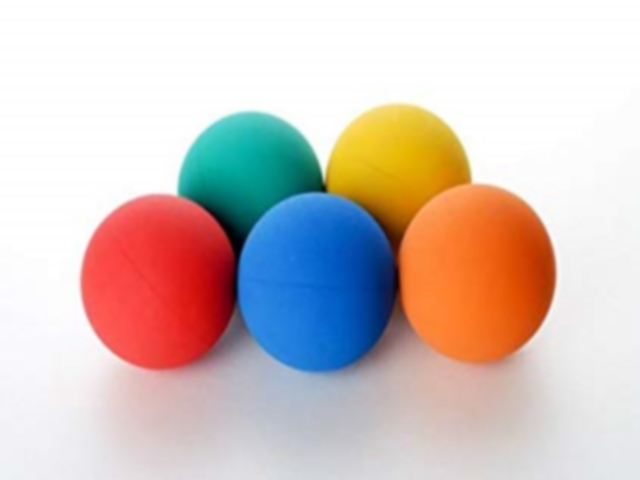
#> input picture circle_hough_transform/1-bright.jpg, 640 x 480 px
$ python b_bright_red.py
#> lines starting #> are read from the running program, lines starting #| are printed output that depends on the picture; after the words box and inside, x2 and y2 are one past the last pixel; in counts of white or black regions, pixels touching at a corner belong together
#!/usr/bin/env python2
# -*- coding: utf-8 -*-

# setting up modules used in the program
from matplotlib import pyplot as plt
import numpy as np
import imutils
import glob
import time
import cv2
import os

# source 1: https://www.learnopencv.com/color-spaces-in-opencv-cpp-python/
# source 2: https://github.com/spmallick/learnopencv/tree/master/ColorSpaces/
# source 3: https://docs.opencv.org/3.4.1/df/d9d/tutorial_py_colorspaces.html/
# source 4: https://www.pyimagesearch.com/2015/09/14/ball-tracking-with-opencv/

# clear the screen
os.system("cls")
# load image into array
img = cv2.imread("1-bright.jpg", 3)
#> img is the input picture: shape (480, 640, 3); mean B, G, R 192.1, 196.1, 210.8
# record the start time
start = time.time()
# convert image to ycrcb colouring
ycrcb = cv2.cvtColor(img, cv2.COLOR_BGR2YCrCb)
#> ycrcb: shape (480, 640, 3); mean of channels 0, 1, 2 200, 135.7, 123.5
# minimum red color range in ycrcb colouring
lower_red = np.array([ 10, 180,  90])
# maximum red color range in ycrcb colouring
upper_red = np.array([145, 230, 115])
# mask all colour except red
mask = cv2.inRange(ycrcb, lower_red, upper_red)
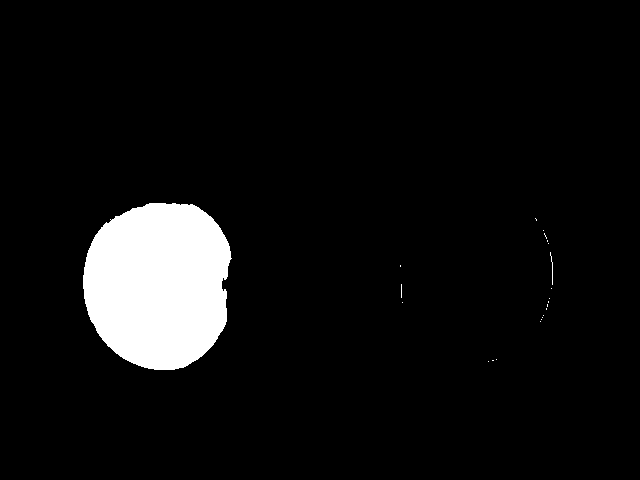
#> mask: shape (480, 640); 6.5% white; 22 white regions (20 under 20 px), largest, box (x1, y1, x2, y2) and area: (83, 203, 232, 370) 19896, (550, 252, 553, 285) 33
# erode outer pixels of an object in mask
mask = cv2.erode(mask, None, iterations = 2)
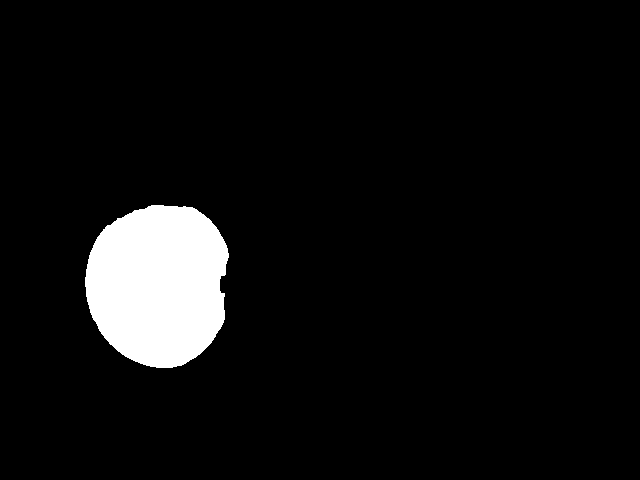
#> mask: shape (480, 640); 6.1% white; 1 white region, box (x1, y1, x2, y2) and area: (85, 205, 229, 368) 18605
# dilate outer pixels of an object in mask
mask = cv2.dilate(mask, None, iterations = 2)
#> mask: shape (480, 640); 6.5% white; 1 white region
# append with color
res = cv2.bitwise_and(img,img, mask= mask)
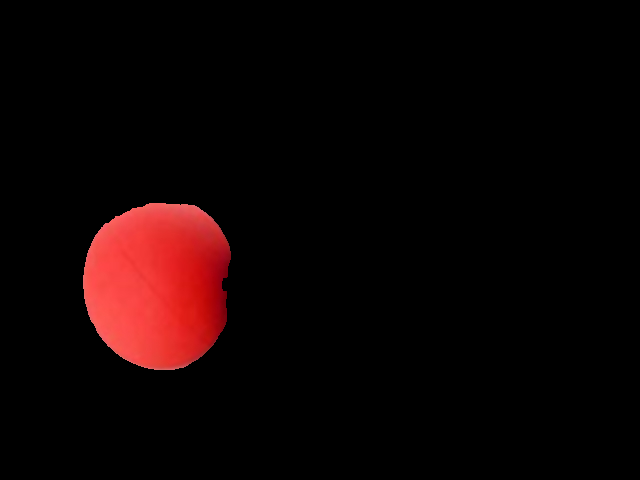
#> res: shape (480, 640, 3); mean B, G, R 3.4, 3.5, 14.8
# find contours in the mask
cnts = cv2.findContours(mask.copy(), cv2.RETR_EXTERNAL, cv2.CHAIN_APPROX_SIMPLE)
#> cnts = 1 contour; box (x1, y1, x2, y2) and area: (83, 203, 231, 370) 19642
cnts = imutils.grab_contours(cnts)
# initialize (x, y) center of the ball
center = None
# initialize blank picture
circle = np.zeros((480, 640, 3), np.uint8)

# if countour was found
if (len(cnts) > 0):

    # find the largest contour in the mask
    c = max(cnts, key=cv2.contourArea)
#> c = contour of 214 points, box (x1, y1, x2, y2) (83, 203, 231, 370), area 19642
    # calculate the minimum enclosing circle
    ((x, y), radius) = cv2.minEnclosingCircle(c)
#> x = 163.7; y = 284.5; radius = 85.1
    # calculate the centroid
    M = cv2.moments(c)
#> M = moments, m00 19641.5, centre m10/m00, m01/m00 = (158, 284.2)
    center = (int(M["m10"] / M["m00"]), int(M["m01"] / M["m00"]))
#> center = (157, 284)

    # if the radius meets a minimum size
    if (radius > 10):

        # draw the circle
        cv2.circle(circle, (int(x), int(y)), int(radius), (255, 255, 255), 2)
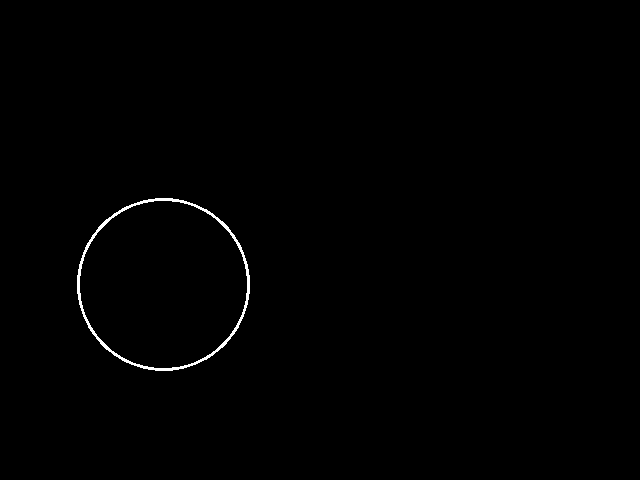
#> circle: shape (480, 640, 3); 0.5% white in thin lines or dots, all inside (x1, y1, x2, y2) = (77, 198, 250, 371)
        # draw the centroid
        cv2.circle(circle, center, 5, (255, 255, 255), -1)

# calculate the stop time
stop = time.time() - start
# time take
print ("Time taken to draw a circle on red ball: %s [s]." % stop)
# center pinpoint result
print ("The circle's center is located at point x-axis: %s, y-axis: %s.\n" % (center[0], center[1]))
#| The circle's center is located at point x-axis: 157, y-axis: 284.
# converted ycrcb image
print (">> ycrcb converted image result is saved as 2-bgr2ycrcb.jpg")
cv2.imwrite("2-bgr2ycrcb.jpg", ycrcb)
# masked red image
print (">> Red masked image result is saved as 3-masked.jpg")
cv2.imwrite("2-masked.jpg", res)
# draw circle image
print (">> Circle image result is saved as 4-circle.jpg")
cv2.imwrite("4-circle.jpg", circle)
